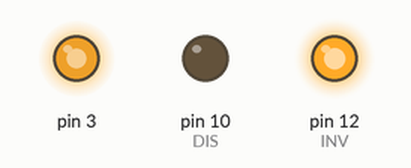
Simulated run of this sketch. Board: Arduino Uno, built with avr-gcc and run on an emulated ATmega328P. On the bench: output pins drawn as LEDs (lit = HIGH).

Above: at 0.1 s.
Timing chart, 0 to 1.6 s (numbered marks = the images above):
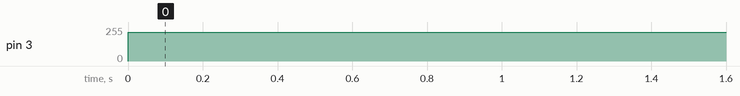

Measured:
- by itself, pin 3: 0/255 → 217/255 at 0.00 s

The sketch:

sketch_apr24b.ino
```cpp
//PWM TEST

int IN = 3;  // PWM out on pin
int DIS = 10; // DIGITAL out//PWM out
int INV = 12; // Digital out

int SF  = 2; // digital in
int FB = A0;  // analog in pin A0
int desired_duty;
int duty;
double desired_voltage;
void setup ()
{
pwm_setup();
desired_voltage = -30;
}


void loop() {

      //desired_voltage = Serial.read(); // Volt
    if (desired_voltage <0) {
     digitalWrite(INV, HIGH); // direction of motor
     desired_duty = (desired_voltage * -1)*100/35;
     pwm_write(desired_duty);
    }
    /*if (desired_voltage >0 ) {
   digitalWrite(INV, LOW); // direction of motor
     desired_duty = (desired_voltage)*100/35;
     pwm_write(desired_duty);
    } */


}
```

pwm.ino
```cpp
/*
int IN = 3;  // PWM out on pin
int DIS = 10; // DIGITAL out//PWM out
int INV = 12; // Digital out

int SF  =13; // digital in
int FB = A0;  // analog in pin A0

int duty;
*/
void pwm_setup(){
//  delay(1000);
  pinMode(3, OUTPUT);
  pinMode(DIS, OUTPUT);
  pinMode(INV, OUTPUT);
  pinMode(SF, INPUT);
//  pinMode(11, OUTPUT);
digitalWrite(INV, HIGH);
  //analogWrite(IN, LOW);
  digitalWrite(DIS, LOW);
  noInterrupts();
  TCCR2A = _BV(COM2B1) | _BV(WGM21) | _BV(WGM20);// pin 11 PWM Phase Correctrd mode 1 _BV(COM2A1) |
  TCCR2B = _BV(WGM22) | _BV(CS21);// prescaler == 1 och top fix
  // TCCR2B = _BV(CS20);
  //OC2A = 50;

//  OCR2A =B11000111; // top 199
  OCR2A = 100;
  //OCR2A =B01111111; // top
  OCR2B = 0;
  interrupts();
}

void pwm_write(int duty)
{
  OCR2B = duty;
}
```
